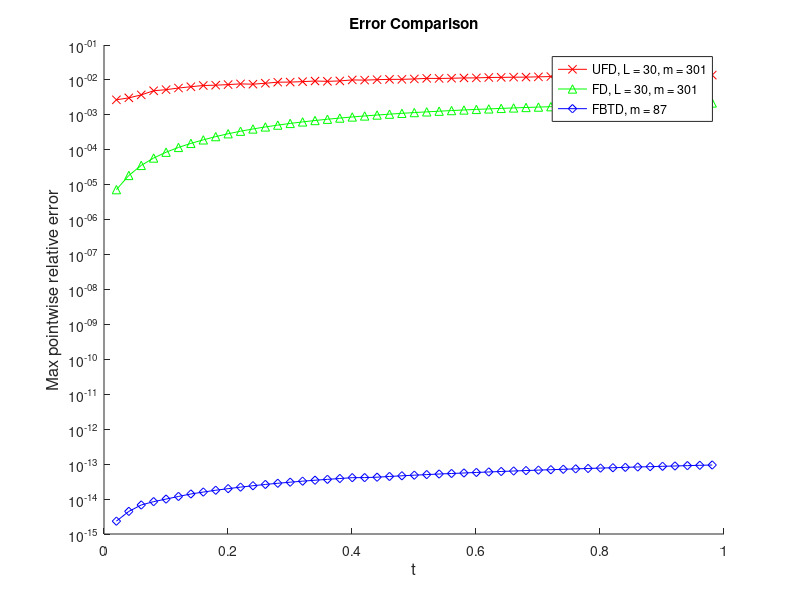

Source code (MATLAB):
clearvars;
close all;

errN303011001 = csvread("data/RE_NUG_L30_301S_1000T_FD.csv");
errU303011001 = csvread("data/RE_UG_L30_301S_1000T_FD.csv");
errFB = csvread("data/error_tfd4.csv");

tspan = errN303011001(:,1);

errN = errN303011001(:,2);
errU = errU303011001(:,2);
err4 = errFB(:,2);

figure;
hold on;
set(gca,'YScale','log');
plot(tspan, errU, '-rx');
plot(tspan, errN, '-g^');
plot(tspan, err4, '-bd');
xlabel('Time (s)');
ylabel('Error Magnitude');
legend('UFD, L = 30, m = 301','FD, L = 30, m = 301', 'FBTD, m = 87');
title('Error Comparison');

% etichette assi
xlabel('t', 'FontSize', 12);
ylabel('Max pointwise relative error', 'FontSize', 12);
